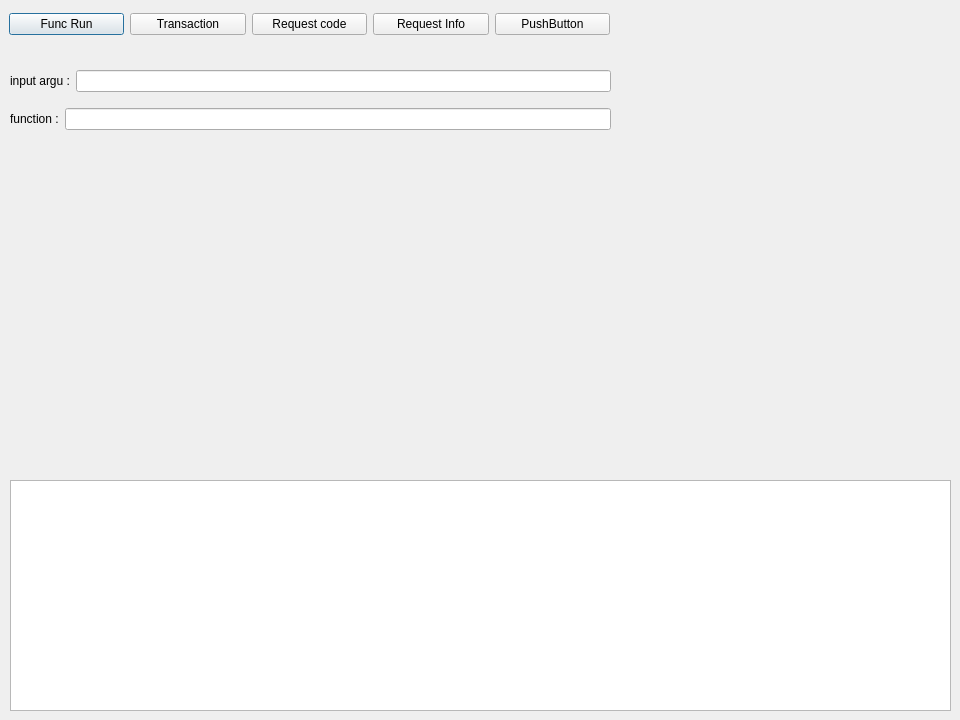
<?xml version="1.0" encoding="UTF-8"?>
<ui version="4.0">
 <class>Dialog</class>
 <widget class="QDialog" name="Dialog">
  <property name="geometry">
   <rect>
    <x>0</x>
    <y>0</y>
    <width>960</width>
    <height>720</height>
   </rect>
  </property>
  <property name="windowTitle">
   <string>Dialog</string>
  </property>
  <widget class="QTextEdit" name="logBox">
   <property name="geometry">
    <rect>
     <x>10</x>
     <y>480</y>
     <width>941</width>
     <height>231</height>
    </rect>
   </property>
   <property name="readOnly">
    <bool>true</bool>
   </property>
  </widget>
  <widget class="QWidget" name="">
   <property name="geometry">
    <rect>
     <x>9</x>
     <y>9</y>
     <width>601</width>
     <height>31</height>
    </rect>
   </property>
   <layout class="QHBoxLayout" name="horizontalLayout">
    <item>
     <widget class="QPushButton" name="funcRun">
      <property name="text">
       <string>Func Run</string>
      </property>
     </widget>
    </item>
    <item>
     <widget class="QPushButton" name="tranBtn">
      <property name="text">
       <string>Transaction</string>
      </property>
     </widget>
    </item>
    <item>
     <widget class="QPushButton" name="reqCode">
      <property name="text">
       <string>Request code</string>
      </property>
     </widget>
    </item>
    <item>
     <widget class="QPushButton" name="reqInfo">
      <property name="text">
       <string>Request Info</string>
      </property>
     </widget>
    </item>
    <item>
     <widget class="QPushButton" name="pushButton_4">
      <property name="text">
       <string>PushButton</string>
      </property>
     </widget>
    </item>
   </layout>
  </widget>
  <widget class="QWidget" name="">
   <property name="geometry">
    <rect>
     <x>10</x>
     <y>60</y>
     <width>601</width>
     <height>82</height>
    </rect>
   </property>
   <layout class="QVBoxLayout" name="verticalLayout_2">
    <item>
     <layout class="QVBoxLayout" name="verticalLayout">
      <item>
       <layout class="QHBoxLayout" name="horizontalLayout_3">
        <item>
         <widget class="QLabel" name="label1">
          <property name="text">
           <string>input argu :</string>
          </property>
         </widget>
        </item>
        <item>
         <widget class="QLineEdit" name="argu_1"/>
        </item>
       </layout>
      </item>
     </layout>
    </item>
    <item>
     <layout class="QHBoxLayout" name="horizontalLayout_4">
      <item>
       <widget class="QLabel" name="label">
        <property name="text">
         <string>function :</string>
        </property>
       </widget>
      </item>
      <item>
       <widget class="QLineEdit" name="function_name"/>
      </item>
     </layout>
    </item>
   </layout>
  </widget>
 </widget>
 <resources/>
 <connections/>
 <slots>
  <slot>hello()</slot>
 </slots>
</ui>
